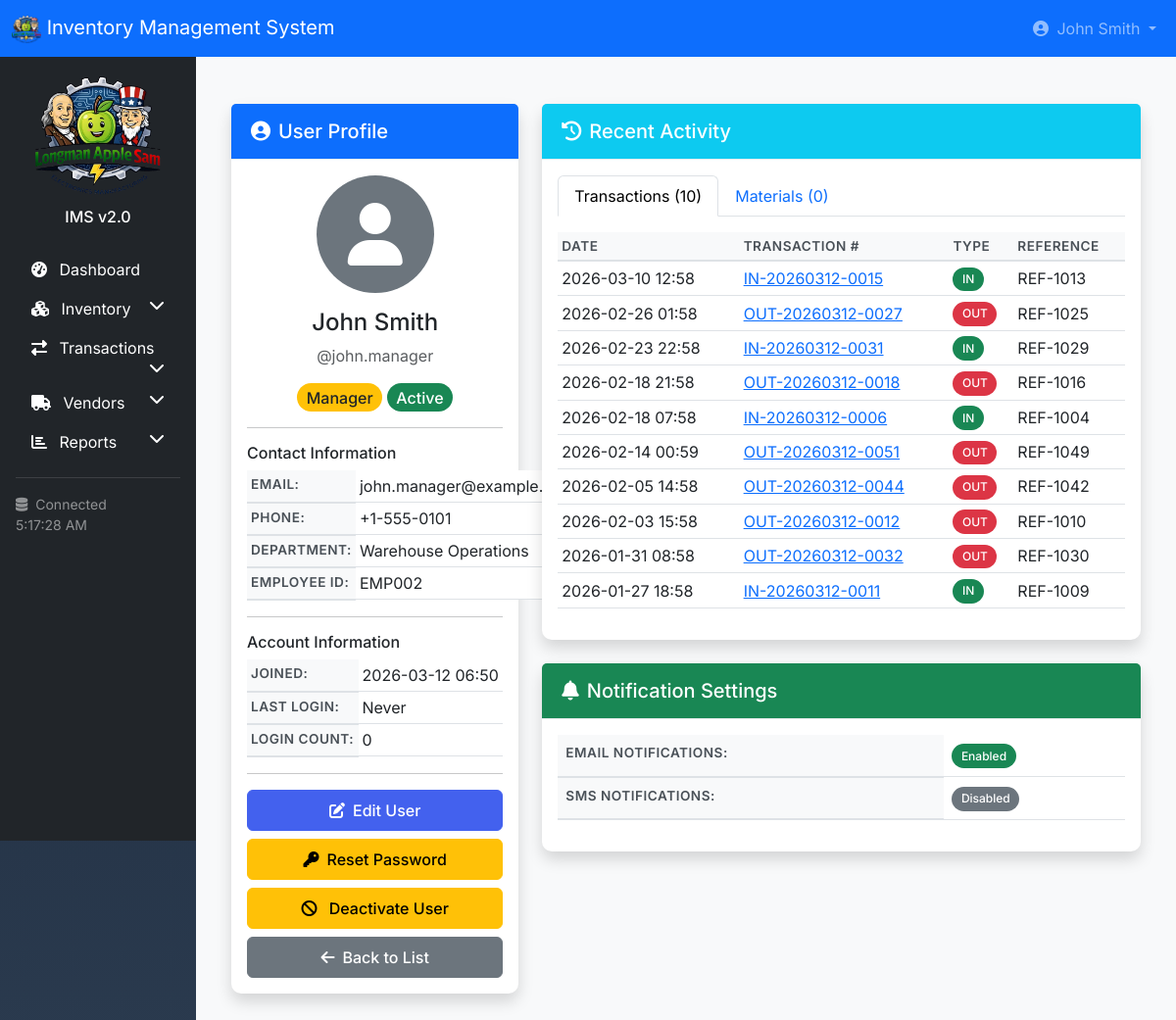
Screenshot of /accounts/user/2/ (signed in) with the database file from the repository.
### accounts/models.py (models this page shows, shortened)
class UserProfile(models.Model):
    user = models.OneToOneField(User, on_delete=models.CASCADE, related_name='profile')
    role = models.ForeignKey(UserRole, on_delete=models.SET_NULL, null=True, blank=True)
    phone_number = models.CharField(max_length=20, blank=True)
    department = models.CharField(max_length=100, blank=True)
    employee_id = models.CharField(max_length=50, blank=True)
    avatar = models.ImageField(upload_to='avatars/', blank=True, null=True)
    notification_email = models.BooleanField(default=True)
    notification_sms = models.BooleanField(default=False)
    last_activity = models.DateTimeField(null=True, blank=True)
    login_count = models.IntegerField(default=0)
    created_at = models.DateTimeField(auto_now_add=True)
    updated_at = models.DateTimeField(auto_now=True)

class UserRole(models.Model):
    ROLE_CHOICES = [
        ('admin', 'Administrator'),
        ('manager', 'Manager'),
        ('staff', 'Staff'),
        ('viewer', 'Viewer'),
    ]
    name = models.CharField(max_length=50, choices=ROLE_CHOICES, unique=True)
    description = models.TextField(blank=True)
    is_default = models.BooleanField(default=False)
    can_view_inventory = models.BooleanField(default=True)
    can_edit_inventory = models.BooleanField(default=False)
    can_delete_inventory = models.BooleanField(default=False)
    can_create_inventory = models.BooleanField(default=False)
    can_view_transactions = models.BooleanField(default=True)
    can_create_transactions = models.BooleanField(default=False)
    can_edit_transactions = models.BooleanField(default=False)
    can_delete_transactions = models.BooleanField(default=False)
    can_approve_transactions = models.BooleanField(default=False)
    can_view_vendors = models.BooleanField(default=True)
    can_edit_vendors = models.BooleanField(default=False)
    can_delete_vendors = models.BooleanField(default=False)
    can_create_vendors = models.BooleanField(default=False)
    can_view_reports = models.BooleanField(default=True)
    can_export_reports = models.BooleanField(default=False)
    can_view_users = models.BooleanField(default=False)
    can_edit_users = models.BooleanField(default=False)
    can_delete_users = models.BooleanField(default=False)
    can_create_users = models.BooleanField(default=False)
    created_at = models.DateTimeField(auto_now_add=True)
    updated_at = models.DateTimeField(auto_now=True)
    class Meta:
        ordering = ['name']

### transactions/models.py (models this page shows, shortened)
class Transaction(models.Model):
    TRANSACTION_TYPES = [
        ('inbound', 'Inbound'),
        ('outbound', 'Outbound'),
        ('return', 'Return'),
        ('adjustment', 'Adjustment'),
        ('transfer', 'Transfer'),
    ]
    transaction_number = models.CharField(max_length=50, unique=True)
    transaction_type = models.CharField(max_length=20, choices=TRANSACTION_TYPES)
    reference_number = models.CharField(max_length=50, blank=True, help_text="PO number, SO number, etc.")
    transaction_date = models.DateTimeField(default=timezone.now)
    notes = models.TextField(blank=True)
    created_by = models.ForeignKey('auth.User', on_delete=models.SET_NULL, null=True)
    created_at = models.DateTimeField(auto_now_add=True)
    updated_at = models.DateTimeField(auto_now=True)
    class Meta:
        ordering = ['-transaction_date']

### accounts/views.py (the view)
# urls.py: path('user/<int:pk>/', views.user_detail, name='user_detail'),
@login_required
@admin_required
def user_detail(request, pk):
    user = get_object_or_404(User.objects.select_related('profile__role'), pk=pk)
    recent_transactions = Transaction.objects.filter(created_by=user)[:10]
    recent_materials = Material.objects.filter(created_by=user)[:10]
    context = {'user': user, 'recent_transactions': recent_transactions, 'recent_materials': recent_materials}
    return render(request, 'accounts/user_detail.html', context)

### accounts/templates/accounts/user_detail.html (shortened to what this page needs)
{% extends 'base.html' %}
{% load static %}
{% block content %}
<div class="container-fluid py-4">
    <div class="row">
        <div class="col-lg-4">
            <div class="card shadow mb-4">
                <div class="card-header bg-primary text-white">
                    <h5 class="mb-0"><i class="fas fa-user-circle me-2"></i>User Profile</h5>
                </div>
                <div class="card-body text-center">
                    {% if user.profile.avatar %}
                    <img src="{{ user.profile.avatar.url }}" alt="{{ user.username }}"
                         class="rounded-circle mb-3" width="120" height="120">
                    {% else %}
                    <div class="bg-secondary rounded-circle mx-auto mb-3 d-flex align-items-center justify-content-center"
                         style="width: 120px; height: 120px;">
                        <i class="fas fa-user fa-4x text-white"></i>
                    </div>
                    {% endif %}
                    <h4>{{ user.get_full_name|default:user.username }}</h4>
                    <p class="text-muted">@{{ user.username }}</p>
                    <div class="mb-3">
                        {% if user.profile.role %}
                        <span class="badge
                            {% if user.profile.role.name == 'admin' %}bg-danger
                            {% elif user.profile.role.name == 'manager' %}bg-warning text-dark
                            {% elif user.profile.role.name == 'staff' %}bg-info
                            {% else %}bg-secondary{% endif %} fs-6">
                            {{ user.profile.role.get_name_display }}
                        </span>
                        {% endif %}
                        {% if user.is_active %}
                        <span class="badge bg-success fs-6">Active</span>
                        {% else %}
                        <span class="badge bg-danger fs-6">Inactive</span>
                        {% endif %}
                    </div>
                    <hr>
                    <div class="text-start">
                        <h6>Contact Information</h6>
                        <table class="table table-sm">
                            <tr>
                                <th>Email:</th>
                                <td>{{ user.email }}</td>
                            </tr>
                            <tr>
                                <th>Phone:</th>
                                <td>{{ user.profile.phone_number|default:"-" }}</td>
                            </tr>
                            <tr>
                                <th>Department:</th>
                                <td>{{ user.profile.department|default:"-" }}</td>
                            </tr>
                            <tr>
                                <th>Employee ID:</th>
                                <td>{{ user.profile.employee_id|default:"-" }}</td>
                            </tr>
                        </table>
                    </div>
                    <hr>
                    <div class="text-start">
                        <h6>Account Information</h6>
                        <table class="table table-sm">
                            <tr>
                                <th>Joined:</th>
                                <td>{{ user.date_joined|date:"Y-m-d H:i" }}</td>
                            </tr>
                            <tr>
                                <th>Last Login:</th>
                                <td>{{ user.last_login|date:"Y-m-d H:i"|default:"Never" }}</td>
                            </tr>
                            <tr>
                                <th>Login Count:</th>
                                <td>{{ user.profile.login_count }}</td>
                            </tr>
                        </table>
                    </div>
                    <hr>
                    <div class="d-grid gap-2">
                        <a href="{% url 'accounts:user_update' user.id %}" class="btn btn-primary">
                            <i class="fas fa-edit me-2"></i>Edit User
                        </a>
                        <a href="{% url 'accounts:admin_reset_password' user.id %}" class="btn btn-warning">
                            <i class="fas fa-key me-2"></i>Reset Password
                        </a>
                        <a href="{% url 'accounts:user_toggle_active' user.id %}" class="btn btn-warning">
                            <i class="fas fa-{% if user.is_active %}ban{% else %}check{% endif %} me-2"></i>
                            {% if user.is_active %}Deactivate{% else %}Activate{% endif %} User
                        </a>
                        <a href="{% url 'accounts:user_list' %}" class="btn btn-secondary">
                            <i class="fas fa-arrow-left me-2"></i>Back to List
                        </a>
                    </div>
                </div>
            </div>
        </div>
        <div class="col-lg-8">
            <div class="card shadow mb-4">
                <div class="card-header bg-info text-white">
                    <h5 class="mb-0"><i class="fas fa-history me-2"></i>Recent Activity</h5>
                </div>
                <div class="card-body">
                    <ul class="nav nav-tabs" id="activityTab" role="tablist">
                        <li class="nav-item" role="presentation">
                            <button class="nav-link active" id="transactions-tab" data-bs-toggle="tab"
                                    data-bs-target="#transactions" type="button" role="tab">
                                Transactions ({{ recent_transactions|length }})
                            </button>
                        </li>
                        <li class="nav-item" role="presentation">
                            <button class="nav-link" id="materials-tab" data-bs-toggle="tab"
                                    data-bs-target="#materials" type="button" role="tab">
                                Materials ({{ recent_materials|length }})
                            </button>
                        </li>
                    </ul>
                    <div class="tab-content mt-3">
                        <div class="tab-pane active" id="transactions" role="tabpanel">
                            <div class="table-responsive">
                                <table class="table table-sm">
                                    <thead>
                                        <tr>
                                            <th>Date</th>
                                            <th>Transaction #</th>
                                            <th>Type</th>
                                            <th>Reference</th>
                                        </tr>
                                    </thead>
                                    <tbody>
                                        {% for trans in recent_transactions %}
                                        <tr>
                                            <td>{{ trans.transaction_date|date:"Y-m-d H:i" }}</td>
                                            <td>
                                                <a href="{% url 'transactions:transaction_detail' trans.id %}">
                                                    {{ trans.transaction_number }}
                                                </a>
                                            </td>
                                            <td>
                                                {% if trans.transaction_type == 'inbound' %}
                                                <span class="badge bg-success">IN</span>
                                                {% elif trans.transaction_type == 'outbound' %}
                                                <span class="badge bg-danger">OUT</span>
                                                {% else %}
                                                <span class="badge bg-info">{{ trans.transaction_type }}</span>
                                                {% endif %}
                                            </td>
                                            <td>{{ trans.reference_number|default:"-" }}</td>
                                        </tr>
                                        {% empty %}
                                        <tr>
                                            <td colspan="4" class="text-center">No transactions</td>
                                        </tr>
                                        {% endfor %}
                                    </tbody>
                                </table>
                            </div>
                        </div>
                    </div>
                </div>
            </div>
            <div class="card shadow">
                <div class="card-header bg-success text-white">
                    <h5 class="mb-0"><i class="fas fa-bell me-2"></i>Notification Settings</h5>
                </div>
                <div class="card-body">
                    <table class="table">
                        <tr>
                            <th>Email Notifications:</th>
                            <td>
                                {% if user.profile.notification_email %}
                                <span class="badge bg-success">Enabled</span>
                                {% else %}
                                <span class="badge bg-secondary">Disabled</span>
                                {% endif %}
                            </td>
                        </tr>
                        <tr>
                            <th>SMS Notifications:</th>
                            <td>
                                {% if user.profile.notification_sms %}
                                <span class="badge bg-success">Enabled</span>
                                {% else %}
                                <span class="badge bg-secondary">Disabled</span>
                                {% endif %}
                            </td>
                        </tr>
                    </table>
                </div>
            </div>
        </div>
    </div>
</div>
{% endblock %}

### templates/navbar.html (shortened to what this page needs)
<nav class="navbar navbar-expand-lg navbar-dark bg-primary">
    <div class="container-fluid">
        <a class="navbar-brand" href="{% url 'accounts:dashboard' %}">
            {% load static %}
            <img src="{% static 'img/company_logo.png' %}" class="opacity-20" alt="My logo" width="30" height="30">
            <span class="d-none d-sm-inline">Inventory Management System</span>
        </a>
        <div class="collapse navbar-collapse" id="navbarMain">
            <ul class="navbar-nav ms-auto">
                <li class="nav-item dropdown">
                    <a class="nav-link dropdown-toggle" href="#" id="userDropdown" role="button" data-bs-toggle="dropdown">
                        <i class="fas fa-user-circle me-1"></i>
                        <span class="d-none d-lg-inline">{{ user.get_full_name|default:user.username }}</span>
                    </a>
                </li>
            </ul>
        </div>
    </div>
</nav>

### static/css/custom.css (style rules this page uses)
:root { --primary-color: #4361ee; --success-color: #06d6a0; --warning-color: #ffb703; --danger-color: #e63946; --info-color: #4895ef; }
body { font-family: 'Inter', -apple-system, BlinkMacSystemFont, sans-serif; background-color: #f8f9fa; min-height: 100vh; }
.card { border: none; border-radius: 10px; box-shadow: 0 2px 10px rgba(0, 0, 0, 0.05); transition: transform 0.2s, box-shadow 0.2s; margin-bottom: 1.5rem; }
.card-header { background-color: white; border-bottom: 1px solid #e9ecef; padding: 1rem 1.25rem; font-weight: 600; }
.table th { background-color: #f8f9fa; color: #495057; font-weight: 600; font-size: 0.85rem; text-transform: uppercase; letter-spacing: 0.5px; border-bottom: 2px solid #dee2e6; }
.table td { vertical-align: middle; }
.btn { border-radius: 6px; font-weight: 500; padding: 0.5rem 1rem; }
.btn-primary { background-color: var(--primary-color); border-color: var(--primary-color); }
.badge { padding: 0.4rem 0.6rem; font-weight: 500; border-radius: 30px; }

### rows the page displays
Transaction: transaction_type "IN"
Transaction: transaction_type "OUT"
Transaction: transaction_type "IN"
Transaction: transaction_type "OUT"
Transaction: transaction_type "IN"
Transaction: transaction_type "OUT"
Transaction: transaction_type "OUT"
Transaction: transaction_type "OUT"
Transaction: transaction_type "OUT"
Transaction: transaction_type "IN"

### other values shown
{{ user.get_full_name|default:user.username }} "John Smith"
{{ user.username }} "john.manager"
{{ user.profile.role.get_name_display }} "Manager"
{{ user.email }} "john.manager@example.com"
{{ user.profile.phone_number|default:"-" }} "+1-555-0101"
{{ user.profile.department|default:"-" }} "Warehouse Operations"
{{ user.profile.employee_id|default:"-" }} "EMP002"
{{ user.date_joined|date:"Y-m-d H:i" }} "2026-03-12 06:50"
{{ user.last_login|date:"Y-m-d H:i"|default:"Never" }} "Never"
{{ user.profile.login_count }} "0"
{{ recent_transactions|length }} "10"
{{ recent_materials|length }} "0"
